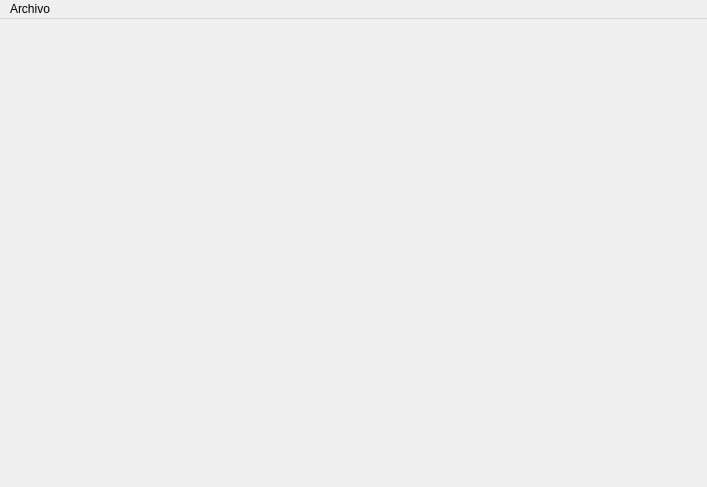
<?xml version="1.0" encoding="UTF-8"?>
<ui version="4.0">
 <class>MainWindow</class>
 <widget class="QMainWindow" name="MainWindow">
  <property name="geometry">
   <rect>
    <x>0</x>
    <y>0</y>
    <width>707</width>
    <height>487</height>
   </rect>
  </property>
  <property name="windowTitle">
   <string>MainWindow</string>
  </property>
  <widget class="QWidget" name="centralWidget">
   <layout class="QGridLayout" name="gridLayout">
    <item row="0" column="0" rowspan="3">
     <widget class="ImageWidget" name="imgImagen" native="true"/>
    </item>
    <item row="0" column="1">
     <widget class="QWidget" name="widget_2" native="true"/>
    </item>
    <item row="1" column="1">
     <widget class="QWidget" name="widget" native="true"/>
    </item>
    <item row="2" column="1">
     <widget class="QWidget" name="widget_3" native="true"/>
    </item>
    <item row="3" column="1">
     <widget class="QWidget" name="widget_4" native="true"/>
    </item>
    <item row="4" column="1">
     <widget class="QWidget" name="widget_5" native="true"/>
    </item>
   </layout>
  </widget>
  <widget class="QMenuBar" name="menuBar">
   <property name="geometry">
    <rect>
     <x>0</x>
     <y>0</y>
     <width>707</width>
     <height>23</height>
    </rect>
   </property>
   <widget class="QMenu" name="menuArchivo">
    <property name="title">
     <string>Archivo</string>
    </property>
    <addaction name="actionAbrir"/>
   </widget>
   <addaction name="menuArchivo"/>
  </widget>
  <action name="actionAbrir">
   <property name="text">
    <string>Abrir...</string>
   </property>
   <property name="toolTip">
    <string>Abrir</string>
   </property>
   <property name="shortcut">
    <string>Alt+A</string>
   </property>
  </action>
 </widget>
 <layoutdefault spacing="6" margin="11"/>
 <customwidgets>
  <customwidget>
   <class>ImageWidget</class>
   <extends>QWidget</extends>
   <header>ImageWidget.h</header>
   <container>1</container>
  </customwidget>
 </customwidgets>
 <resources/>
 <connections/>
</ui>
